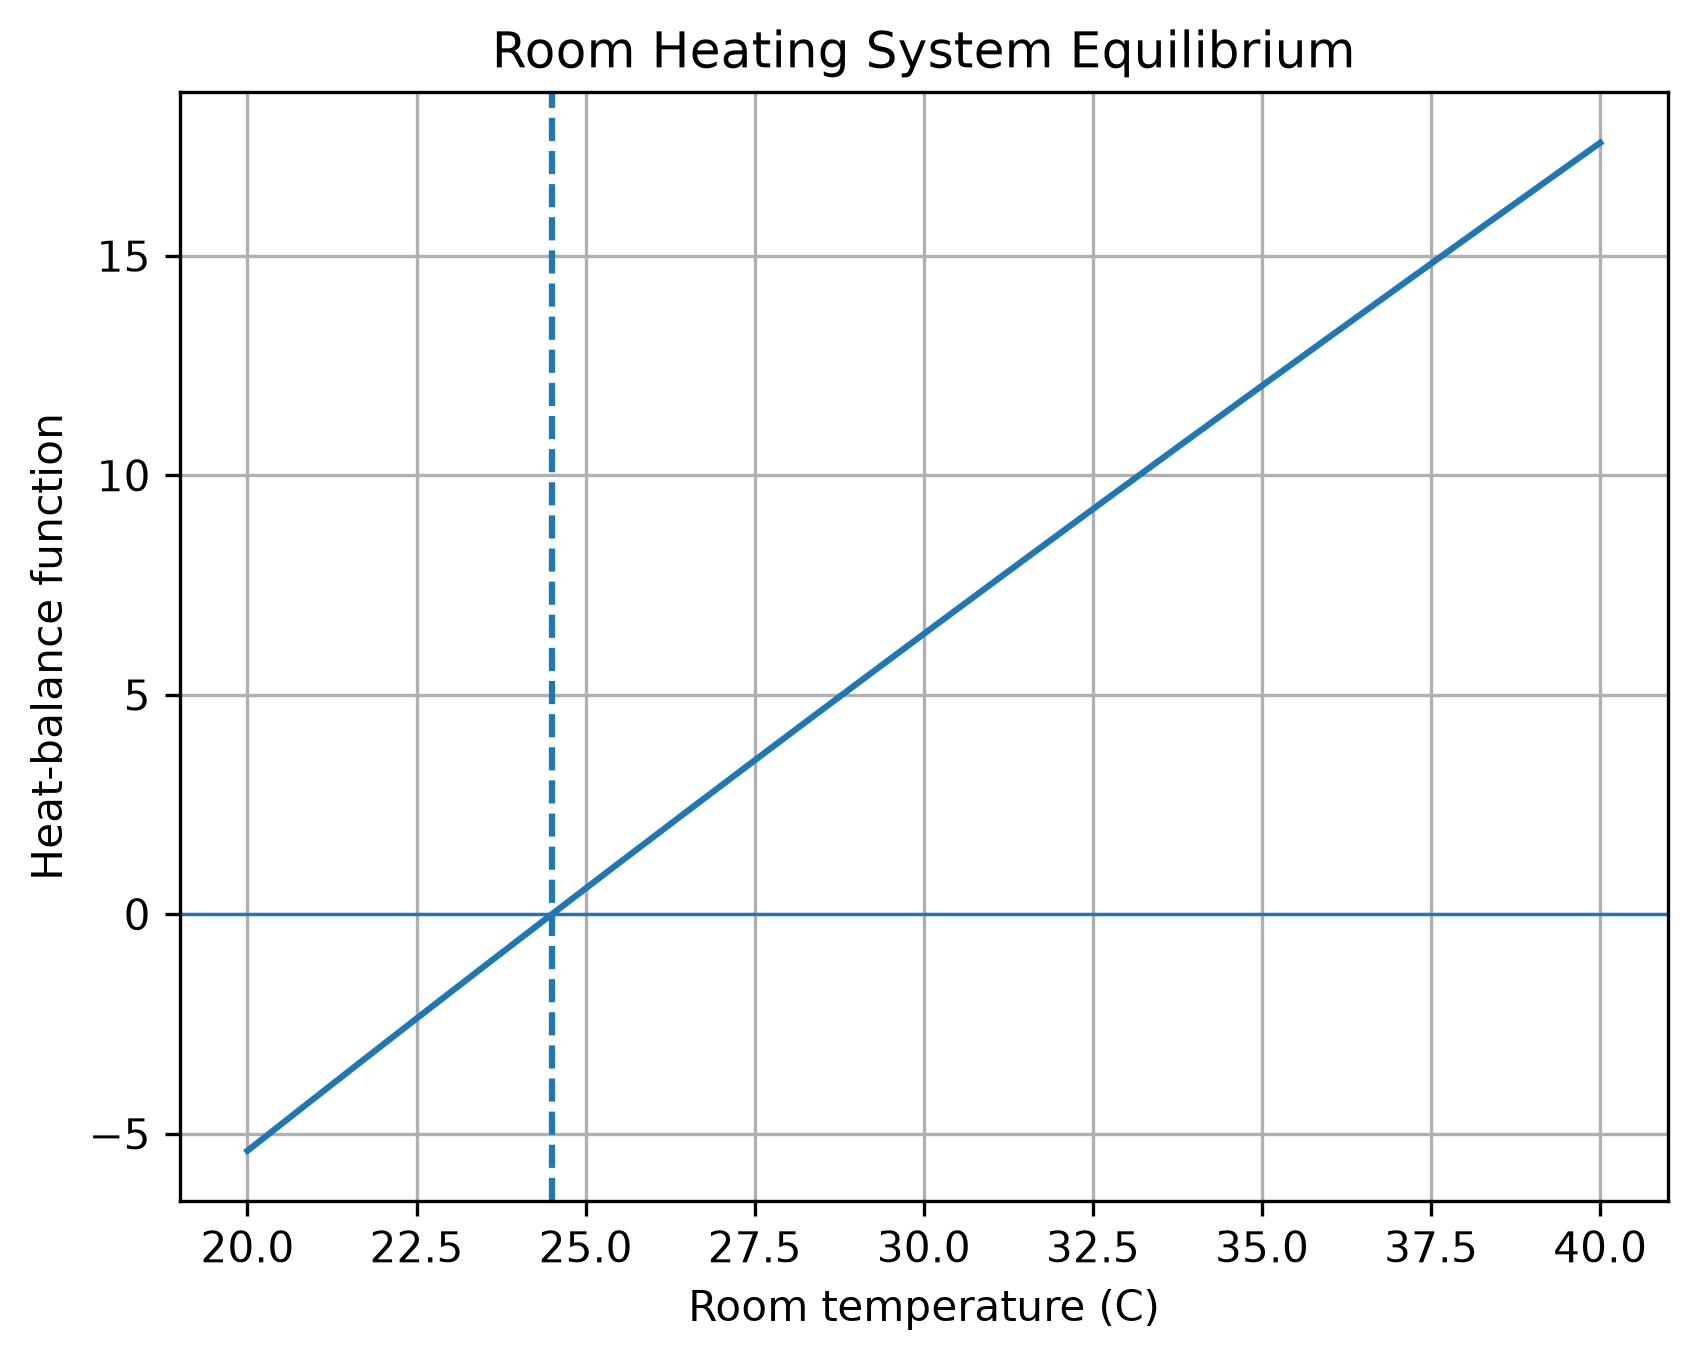

Here is the Python script that generated this plot:

import numpy as np
from scipy.optimize import root_scalar
import matplotlib.pyplot as plt

# Real-world scenario:
# Estimate the equilibrium temperature of a room
# when heat supplied balances heat lost.
def room_heat_balance(T):
    heat_supplied = 12 * np.exp(-T / 25)
    heat_lost = T - 20
    return heat_lost - heat_supplied

# Find the root using the bisection method
solution = root_scalar(
    room_heat_balance,
    bracket=[20, 40],
    method="bisect",
    xtol=1e-10
)

# Fixed-point form:
# T = 20 + 12*exp(-T/25)
def g(T):
    return 20 + 12 * np.exp(-T / 25)

T = 25.0
history = [T]

for _ in range(100):
    T_new = g(T)
    history.append(T_new)

    if abs(T_new - T) < 1e-10:
        break

    T = T_new

print(f"Bisection equilibrium room temperature: {solution.root:.6f} C")
print(f"Fixed-point equilibrium room temperature: {history[-1]:.6f} C")
print("Fixed-point iterations:", len(history) - 1)

# Plot the room heat-balance function
temps = np.linspace(20, 40, 300)
plt.plot(temps, room_heat_balance(temps))
plt.axhline(0, linewidth=0.8)
plt.axvline(solution.root, linestyle="--")
plt.xlabel("Room temperature (C)")
plt.ylabel("Heat-balance function")
plt.title("Room Heating System Equilibrium")
plt.grid(True)

plt.savefig(
    "Task_10_real_world_adaptation.png",
    dpi=300,
    bbox_inches="tight"
)
print("Graph saved as Task_10_real_world_adaptation.png")
